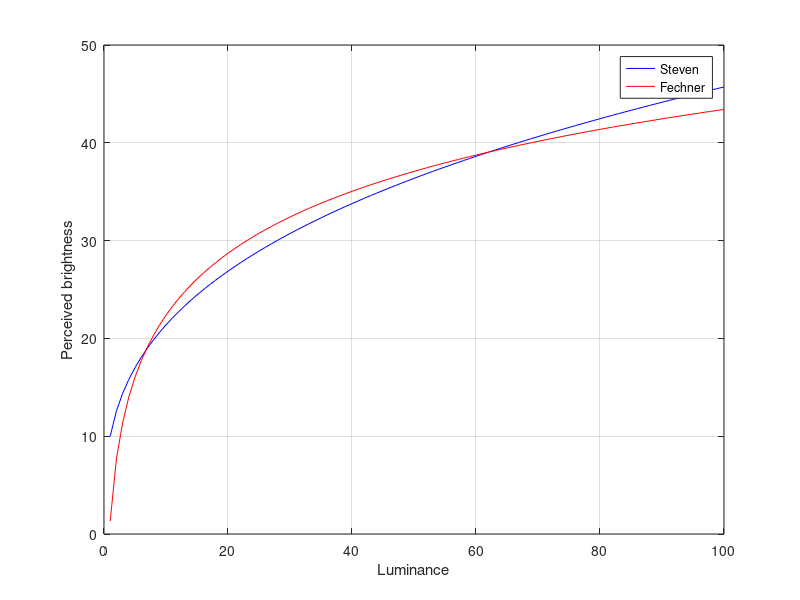
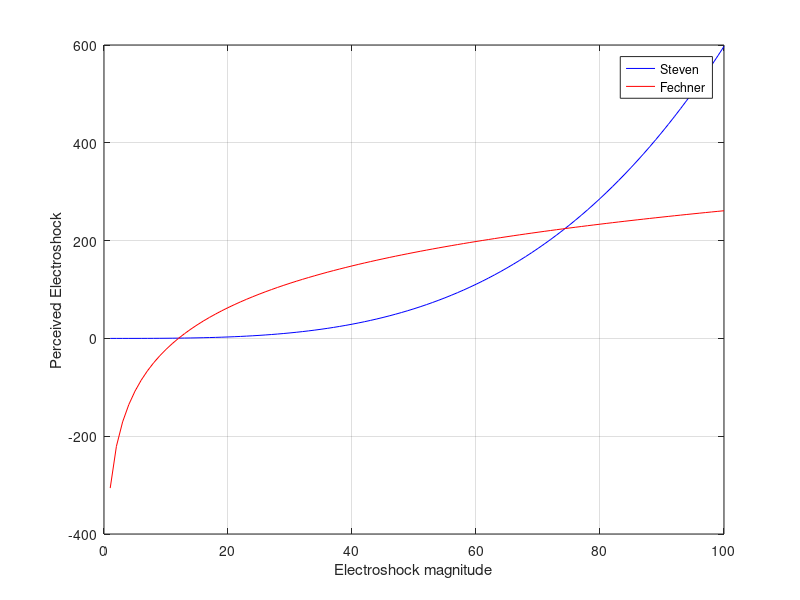

Here is the MATLAB script that generated these plots, in order:
%%Homework1-part1
clear
clc
format short;  

% y_f = k*log(t./T)  % Perceived Brightness with Fechner law
% build y_f = A*x where 
% x(1) = k; x(3) = T,threshold
% y_f = x(1)*log(t)-x(1)*log(x(3))<--- x(1)*log(x(3)=x(2)
% y_f = x(1)*log(t)-x(2))
% A = [a1' a2']
%a1 = ones(1,max(t)).*log(t);
%a2 = ones(1,max(t)).*(-1);

t = 1:100;  
y = 10*(t).^0.33;% Perceived Brightness with Stevens law
A = [[ones(1,max(t)).*log(t)]' [ones(1,max(t)).*(-1)]'];
x = pinv(A)*y'; % <-- returns x(1)=k and x(2)
x(3) = exp(x(2)/x(1));
y_f = x(1)*log(t./x(3));% <-- y_f = k*log(t./T);

ye = 0.00015*(t).^3.3;%Perceived electric shock with Stevens law
B = [[ones(1,max(t)).*log(t)]' [ones(1,max(t)).*(-1)]'];
z = pinv(B)*ye'; % <-- returns z(1)=k and z(2)
z(3) = exp(z(2)/z(1));
ye_f = z(1)*log(t./z(3)); % <-- y_f = k*log(t./T);

%plot 
figure(1)
plot (t, y,'b-',t,y_f,'r-');
legend('Steven','Fechner')
xlabel('Luminance')
ylabel('Perceived brightness')
grid on

figure(2)
plot (t,ye,'b-',t,ye_f,'r-');
legend('Steven','Fechner')
xlabel('Electroshock magnitude')
ylabel('Perceived Electroshock')
grid on









